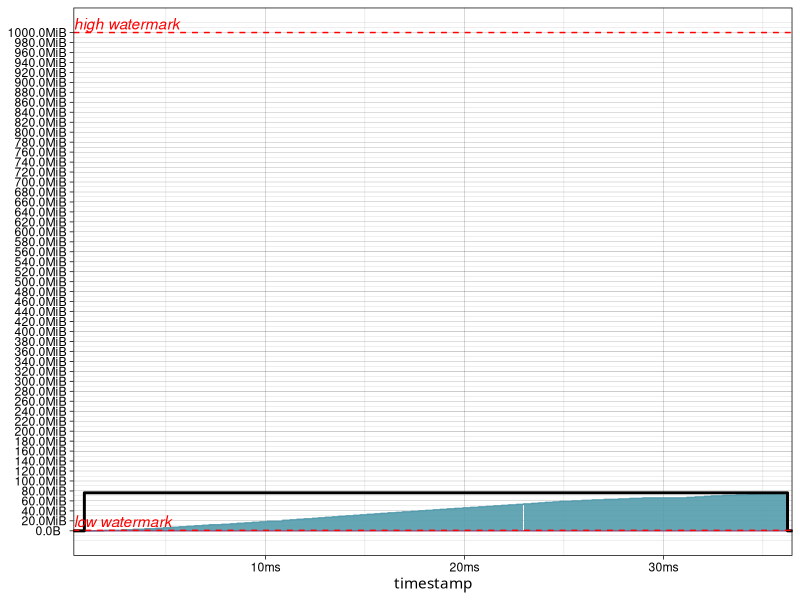

Generate this figure with R:
## ---- chunk 1
knitr::opts_chunk$set(echo = TRUE)
## ---- chunk 2
library(dplyr)
library(readr)
library(ggplot2)
library(gdata)
library(scales)
## ---- chunk 3
KB <- function(x) { x * 1024 }
MB <- function(x) { x * 1024 * 1024 }
GB <- function(x) { x * 1024 * 1024 * 1024 }

find_memory_order <- function(x) {
  ifelse(x >= GB(10), GB, ifelse(x >= MB(10), MB, ifelse(x >= KB(10), KB, function(x) x)))
}

# labels_nanoseconds <- function(x) {
#   ifelse(abs(x) < 1000, paste0(x, "ns"),
#          ifelse(abs(x) < 1000 * 1000, paste0(x, "µs"), 
#                 ifelse(x < 1000 * 1000, paste0(x, "ms"))
#                 )
#   )
# }
## ---- chunk 4
data <- read_csv("membench.csv")
parameters <- read_csv("parameters.csv")
## ---- chunk 5
memory_breaks <- function(step=20) {
  max_memory_usage <- max(data$memory_usage, data$intended_memory_usage, data$disk_usage, data$apparent_memory_usage, parameters$high_water_mark)
  memory_order <- find_memory_order(max_memory_usage)
  memory_order((0:(max_memory_usage / memory_order(1) / step)) * step)
}

memory_usage_color <- "#559CAD"
disk_usage_color <- "#8C5383"
ufo_perceived_color <- "black"
ufo_actual_color <- "black"
high_watermark_color <- "red"
low_watermark_color <- "red"

ggplot(data, aes(x=timestamp)) + 
  # Memory usage area
  geom_step(aes(y=memory_usage), color=memory_usage_color) +
  geom_rect(aes(xmin=timestamp,xmax=lead(timestamp),ymin=0,ymax=memory_usage), fill=memory_usage_color, alpha=0.9) +
  # Disk usage area
  geom_step(aes(y=disk_usage), color=disk_usage_color) +
  geom_rect(aes(xmin=timestamp,xmax=lead(timestamp),ymin=0,ymax=disk_usage), fill=disk_usage_color, alpha=0.9) +
  # UFO sizes
  geom_step(aes(y=intended_memory_usage), color=ufo_perceived_color, size=1) +
  geom_step(aes(y=apparent_memory_usage), color=ufo_actual_color, size=0.5, linetype = "dashed") +
  # Threshods
  geom_hline(yintercept=parameters$high_water_mark, color=high_watermark_color, linetype = "dashed") +
  geom_text(aes(y=parameters$high_water_mark, x=unique(min(timestamp))+10000, label="high watermark", fontface="italic"), color=high_watermark_color, text=element_text(size=10), vjust=-0.25, hjust=0, check_overlap = TRUE) +
  geom_hline(yintercept=parameters$low_water_mark, color=low_watermark_color, linetype = "dashed") +
  geom_text(aes(y=parameters$low_water_mark, x=unique(min(timestamp))+10000, label="low watermark", fontface="italic"), color=low_watermark_color, text=element_text(size=10), vjust=-0.25, hjust=0, check_overlap = TRUE) +
  # Theming
  theme_linedraw() + 
  scale_y_continuous(breaks=memory_breaks(20), labels = function(x) humanReadable(x, standard = "IEC", sep = "")) +
  scale_x_continuous(labels = function(x) paste0(floor(x / 1000 / 1000), "ms"), expand=c(0,0)) +
  theme(axis.title.y = element_blank(), axis.title.x = element_text("time"))
  
  #geom_line(aes(y=memory_usage)) #+ geom_line(aes(y=disk_usage)) #+ geom_line(aes(y=intended_memory_usage)) + geom_line(aes(y=apparent_memory_usage))
